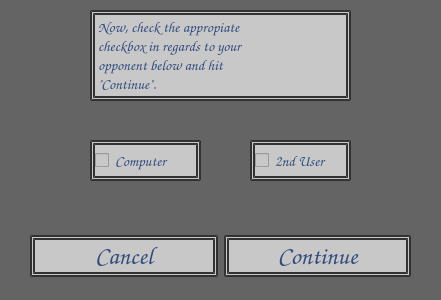
<?xml version="1.0" encoding="UTF-8"?>
<ui version="4.0">
 <class>FlipCoin</class>
 <widget class="QDialog" name="FlipCoin">
  <property name="enabled">
   <bool>true</bool>
  </property>
  <property name="geometry">
   <rect>
    <x>0</x>
    <y>0</y>
    <width>441</width>
    <height>300</height>
   </rect>
  </property>
  <property name="windowTitle">
   <string>Dialog</string>
  </property>
  <property name="styleSheet">
   <string notr="true">background-color: rgb(100, 100, 100);</string>
  </property>
  <widget class="QStackedWidget" name="stackedWidget">
   <property name="geometry">
    <rect>
     <x>0</x>
     <y>0</y>
     <width>441</width>
     <height>300</height>
    </rect>
   </property>
   <property name="styleSheet">
    <string notr="true">background-color: rgb(100, 100, 100);</string>
   </property>
   <property name="currentIndex">
    <number>2</number>
   </property>
   <widget class="QWidget" name="page">
    <widget class="QLabel" name="label_2">
     <property name="geometry">
      <rect>
       <x>30</x>
       <y>150</y>
       <width>381</width>
       <height>61</height>
      </rect>
     </property>
     <property name="styleSheet">
      <string notr="true">background-color: rgba(100, 100, 100, 0.7);
font-family: Cursive;
color: rgb(50, 75, 125);
font-size: 20px;
qproperty-alignment: AlignCenter;
font-weight: bold;</string>
     </property>
     <property name="text">
      <string/>
     </property>
    </widget>
    <widget class="QLabel" name="label">
     <property name="geometry">
      <rect>
       <x>90</x>
       <y>10</y>
       <width>261</width>
       <height>121</height>
      </rect>
     </property>
     <property name="styleSheet">
      <string notr="true">font-family: Cursive;
color: rgb(50, 75, 125);
font-size: 15px;
qproperty-alignment: AlignCenter;
background-color: rgb(200, 200, 200);
border: 5px double rgb(50, 50, 50);
font-weight: bold;</string>
     </property>
     <property name="text">
      <string>The first player will be decided
by generating a number.
Your number will be 1 and the
computer's number will be 2.
Click &quot;Generate&quot; to determine
the first player.</string>
     </property>
    </widget>
    <widget class="QWidget" name="horizontalLayoutWidget">
     <property name="geometry">
      <rect>
       <x>30</x>
       <y>230</y>
       <width>381</width>
       <height>52</height>
      </rect>
     </property>
     <layout class="QHBoxLayout" name="horizontalLayout">
      <item>
       <widget class="QPushButton" name="pushButton_2">
        <property name="styleSheet">
         <string notr="true">font-family: Cursive;
color: rgb(50, 75, 125);
font-size: 25px;
qproperty-alignment: AlignCenter;
background-color: rgb(200, 200, 200);
border: 5px double rgb(50, 50, 50);
font-weight: bold;</string>
        </property>
        <property name="text">
         <string>Cancel</string>
        </property>
       </widget>
      </item>
      <item>
       <widget class="QPushButton" name="pushButton">
        <property name="styleSheet">
         <string notr="true">font-family: Cursive;
color: rgb(50, 75, 125);
font-size: 25px;
qproperty-alignment: AlignCenter;
background-color: rgb(200, 200, 200);
border: 5px double rgb(50, 50, 50);
font-weight: bold;</string>
        </property>
        <property name="text">
         <string>Generate</string>
        </property>
       </widget>
      </item>
     </layout>
    </widget>
   </widget>
   <widget class="QWidget" name="page_2">
    <widget class="QLabel" name="label_3">
     <property name="geometry">
      <rect>
       <x>90</x>
       <y>10</y>
       <width>261</width>
       <height>71</height>
      </rect>
     </property>
     <property name="styleSheet">
      <string notr="true">font-family: Cursive;
color: rgb(50, 75, 125);
font-size: 15px;
qproperty-alignment: AlignCenter;
background-color: rgb(200, 200, 200);
border: 5px double rgba(50, 50, 50);
font-weight: bold;</string>
     </property>
     <property name="text">
      <string>Select below the symbol you
want to use as your mark and
hit &quot;Continue&quot; to proceed.</string>
     </property>
    </widget>
    <widget class="QWidget" name="horizontalLayoutWidget_2">
     <property name="geometry">
      <rect>
       <x>30</x>
       <y>230</y>
       <width>381</width>
       <height>52</height>
      </rect>
     </property>
     <layout class="QHBoxLayout" name="horizontalLayout_2">
      <item>
       <widget class="QPushButton" name="pushButton_3">
        <property name="styleSheet">
         <string notr="true">font-family: Cursive;
color: rgb(50, 75, 125);
font-size: 25px;
qproperty-alignment: AlignCenter;
background-color: rgb(200, 200, 200);
border: 5px double rgb(50, 50, 50);
font-weight: bold;</string>
        </property>
        <property name="text">
         <string>Cancel</string>
        </property>
       </widget>
      </item>
      <item>
       <widget class="QPushButton" name="pushButton_4">
        <property name="styleSheet">
         <string notr="true">font-family: Cursive;
color: rgb(50, 75, 125);
font-size: 25px;
qproperty-alignment: AlignCenter;
background-color: rgb(200, 200, 200);
border: 5px double rgb(50, 50, 50);
font-weight: bold;</string>
        </property>
        <property name="text">
         <string>Continue</string>
        </property>
       </widget>
      </item>
     </layout>
    </widget>
    <widget class="QLabel" name="label_4">
     <property name="geometry">
      <rect>
       <x>30</x>
       <y>180</y>
       <width>381</width>
       <height>31</height>
      </rect>
     </property>
     <property name="styleSheet">
      <string notr="true">background-color: rgba(100, 100, 100, 0.7);
font-family: Cursive;
color: rgb(50, 75, 125);
font-size: 20px;
qproperty-alignment: AlignCenter;
font-weight: bold;</string>
     </property>
     <property name="text">
      <string/>
     </property>
    </widget>
    <widget class="QPushButton" name="pushButton_5">
     <property name="geometry">
      <rect>
       <x>120</x>
       <y>90</y>
       <width>81</width>
       <height>81</height>
      </rect>
     </property>
     <property name="styleSheet">
      <string notr="true">background-color: rgb(150, 150, 150);
color: white;
font-size: 75px;
font-weight: bold;
border: 5px solid black;</string>
     </property>
     <property name="text">
      <string>X</string>
     </property>
    </widget>
    <widget class="QPushButton" name="pushButton_6">
     <property name="geometry">
      <rect>
       <x>230</x>
       <y>90</y>
       <width>81</width>
       <height>81</height>
      </rect>
     </property>
     <property name="styleSheet">
      <string notr="true">background-color: rgb(150, 150, 150);
color: white;
font-size: 75px;
font-weight: bold;
border: 5px solid black;</string>
     </property>
     <property name="text">
      <string>O</string>
     </property>
    </widget>
   </widget>
   <widget class="QWidget" name="page_3">
    <widget class="QWidget" name="horizontalLayoutWidget_3">
     <property name="geometry">
      <rect>
       <x>30</x>
       <y>230</y>
       <width>381</width>
       <height>52</height>
      </rect>
     </property>
     <layout class="QHBoxLayout" name="horizontalLayout_3">
      <item>
       <widget class="QPushButton" name="pushButton_7">
        <property name="styleSheet">
         <string notr="true">font-family: Cursive;
color: rgb(50, 75, 125);
font-size: 25px;
qproperty-alignment: AlignCenter;
background-color: rgb(200, 200, 200);
border: 5px double rgb(50, 50, 50);
font-weight: bold;</string>
        </property>
        <property name="text">
         <string>Cancel</string>
        </property>
       </widget>
      </item>
      <item>
       <widget class="QPushButton" name="pushButton_8">
        <property name="styleSheet">
         <string notr="true">font-family: Cursive;
color: rgb(50, 75, 125);
font-size: 25px;
qproperty-alignment: AlignCenter;
background-color: rgb(200, 200, 200);
border: 5px double rgb(50, 50, 50);
font-weight: bold;</string>
        </property>
        <property name="text">
         <string>Continue</string>
        </property>
       </widget>
      </item>
     </layout>
    </widget>
    <widget class="QLabel" name="label_5">
     <property name="geometry">
      <rect>
       <x>90</x>
       <y>10</y>
       <width>261</width>
       <height>91</height>
      </rect>
     </property>
     <property name="styleSheet">
      <string notr="true">font-family: Cursive;
color: rgb(50, 75, 125);
font-size: 15px;
qproperty-alignment: AlignCenter;
background-color: rgb(200, 200, 200);
border: 5px double rgb(50, 50, 50);
font-weight: bold;</string>
     </property>
     <property name="text">
      <string>Now, check the appropiate
checkbox in regards to your
opponent below and hit
&quot;Continue&quot;.</string>
     </property>
    </widget>
    <widget class="QCheckBox" name="checkBox">
     <property name="geometry">
      <rect>
       <x>90</x>
       <y>140</y>
       <width>111</width>
       <height>41</height>
      </rect>
     </property>
     <property name="styleSheet">
      <string notr="true">font-family: Cursive;
color: rgb(50, 75, 125);
font-size: 15px;
qproperty-alignment: AlignCenter;
background-color: rgb(200, 200, 200);
border: 5px double rgb(50, 50, 50);
font-weight: bold;</string>
     </property>
     <property name="text">
      <string>Computer</string>
     </property>
    </widget>
    <widget class="QCheckBox" name="checkBox_2">
     <property name="geometry">
      <rect>
       <x>250</x>
       <y>140</y>
       <width>101</width>
       <height>41</height>
      </rect>
     </property>
     <property name="styleSheet">
      <string notr="true">font-family: Cursive;
color: rgb(50, 75, 125);
font-size: 15px;
qproperty-alignment: AlignCenter;
background-color: rgb(200, 200, 200);
border: 5px double rgb(50, 50, 50);
font-weight: bold;</string>
     </property>
     <property name="text">
      <string>2nd User</string>
     </property>
    </widget>
   </widget>
  </widget>
 </widget>
 <resources/>
 <connections/>
</ui>
